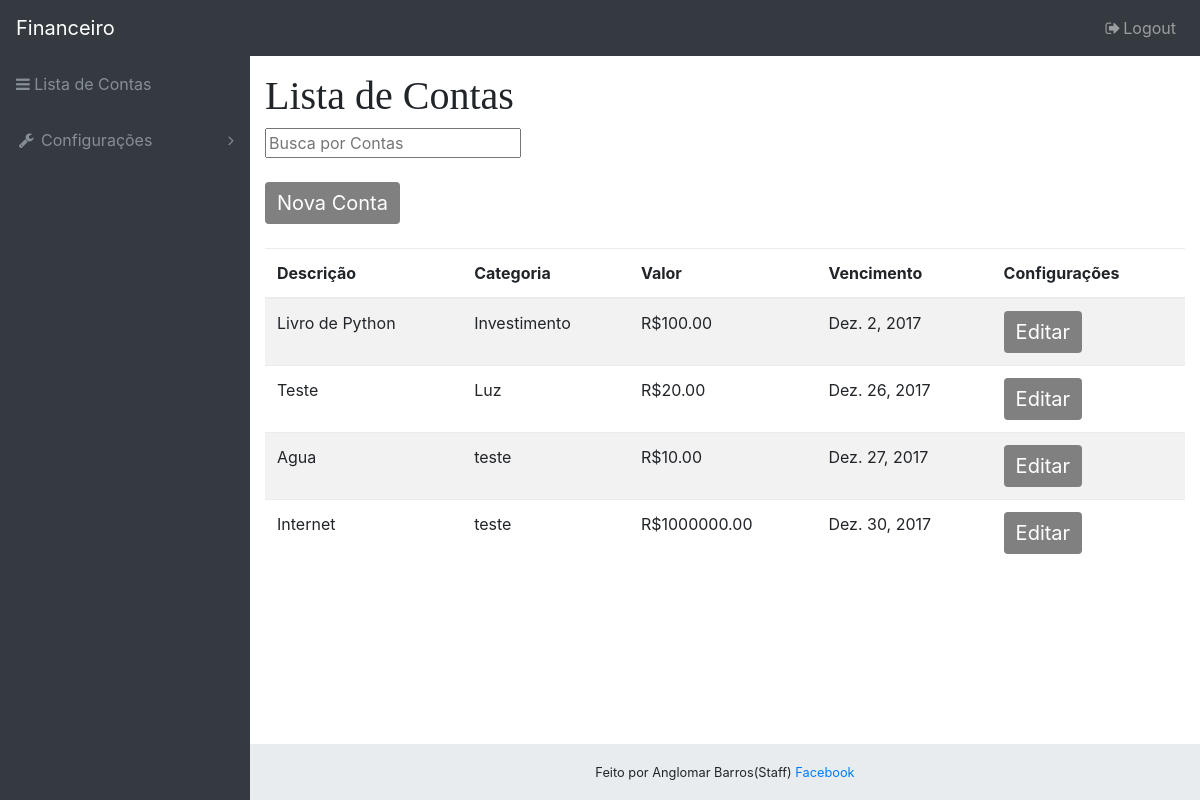
The app's page / (signed in), older data.
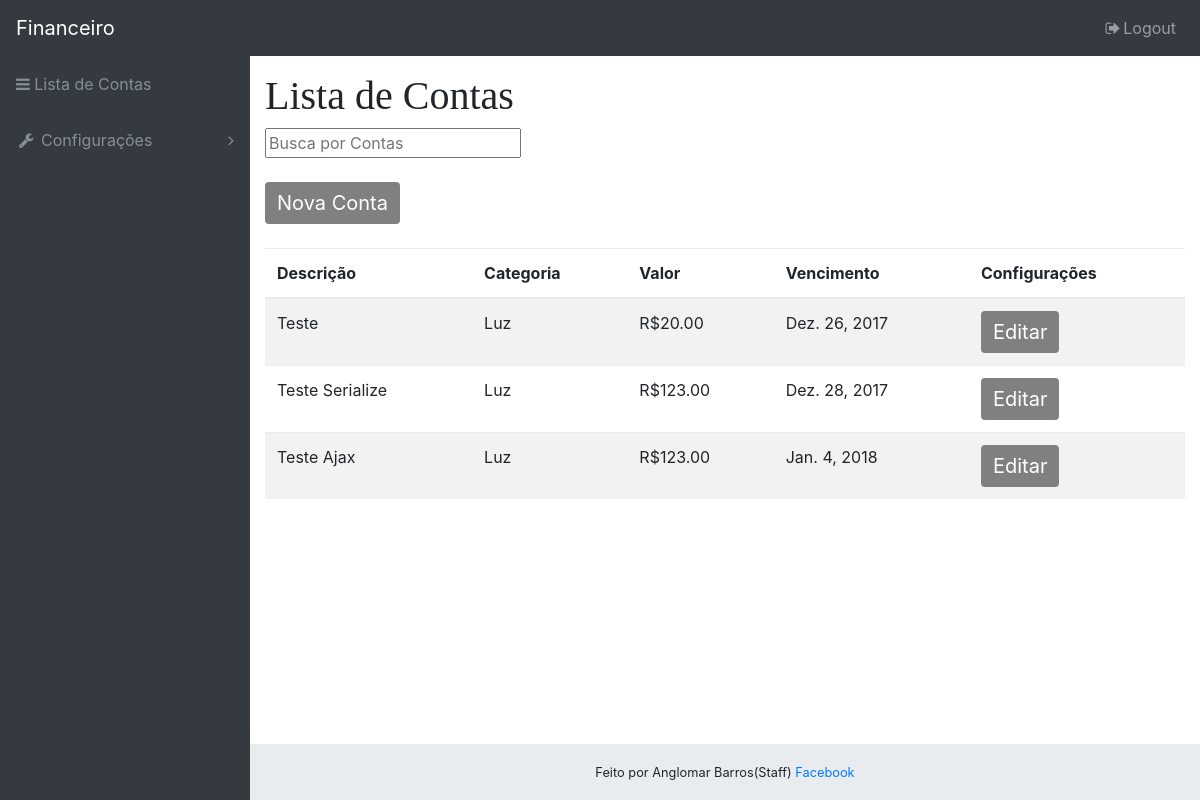
The same page, newer data.
### core/models/controle.py (models this page shows, shortened)
class Conta(models.Model):
    descricao = models.CharField("Descrição", max_length=100, blank=False)
    categoria = models.ForeignKey(Categoria, verbose_name="Categoria", blank=False)
    valor = models.DecimalField("Valor", max_digits=9, decimal_places=2, blank=False)
    vencimento = models.DateField("Vencimento", blank=False)

class Categoria(models.Model):
    nome = models.CharField("Nome", max_length=100, blank=False)
    ativa = models.BooleanField("Ativa", default=True)

### core/views/controle.py (the view)
# urls.py: url(r'^$',controle.inicio, name="inicio"),
@login_required
def inicio(request):
    dados = {}
    dados['lista_conta'] = Conta.objects.all()
    return render(request, 'core/lista_conta.html', dados)

### templates/core/lista_conta.html (shortened to what this page needs)
{% extends 'base.html' %}
{% block conteudo %}
    <h1>Lista de Contas</h1>
    <input type="text" id="buscaConta" onkeyup="myFunction()" placeholder="Busca por Contas" title="buscaConta"><br><br>
    <button class="btn btn-primary" id="toggleNavColor" data-toggle="modal" data-target="#novaConta">Nova Conta</button><br><br>
    <div class="table-responsive">
    <table class="table table-striped table-hover" id="Contas">
        <thead>
            <tr>
                <th>Descrição</th>
                <th>Categoria</th>
                <th>Valor</th>
                <th>Vencimento</th>
                <th>Configurações</th>
            </tr>
        </thead>
        <tbody>
        {% for c in lista_conta %}
            <tr>
                <td>{{ c.descricao }}</td>
                <td>{{ c.categoria.nome }}</td>
                <td>R${{ c.valor }}</td>
                <td>{{ c.vencimento }}</td>
                <td><a class="btn btn-primary" href="{% url 'dado_editado' c.id %}" id="toggleNavColor">Editar</a></td>
            </tr>
        {% endfor %}
        </tbody>
    </table>
    </div>
{% endblock %}

### templates/base.html (shortened to what this page needs)
{% load static %}
<!DOCTYPE html>
<html lang="en">
<head>
  <link href="{% static 'vendor/bootstrap/css/bootstrap.min.css'%}" rel="stylesheet">
  <link href="{% static 'vendor/font-awesome/css/font-awesome.min.css' %}" rel="stylesheet" type="text/css">
  <link href="{% static 'vendor/datatables/dataTables.bootstrap4.css' %}" rel="stylesheet">
  <link href="{% static 'css/sb-admin.css' %}" rel="stylesheet">
  <link href="{% static 'css/cssProjeto.css' %}" rel="stylesheet">
</head>
<body class="fixed-nav sticky-footer bg-dark" id="page-top">
  <nav class="navbar navbar-expand-lg navbar-dark bg-dark fixed-top" id="mainNav">
    <a class="navbar-brand" href="{% url 'inicio' %}">Financeiro</a>
    <div class="collapse navbar-collapse" id="navbarResponsive">
      <ul class="navbar-nav navbar-sidenav" id="exampleAccordion">
        <li class="nav-item" data-toggle="tooltip" data-placement="right" title="Dashboard">
          <a class="nav-link" href="{% url 'inicio' %}">
            <i class="fa fa-bars" aria-hidden="true"></i>
            <span class="nav-link-text">Lista de Contas</span>
          </a>
        </li>
        <li class="nav-item" data-toggle="tooltip" data-placement="right" title="Components">
          <a class="nav-link nav-link-collapse collapsed" data-toggle="collapse" href="#collapseComponents" data-parent="#exampleAccordion">
            <i class="fa fa-fw fa-wrench"></i>
            <span class="nav-link-text">Configurações</span>
          </a>
        </li>
      </ul>
      <ul class="navbar-nav ml-auto">
        <li class="nav-item">
          <a class="nav-link" data-toggle="modal" data-target="#exampleModal">
            <i class="fa fa-fw fa-sign-out"></i>Logout</a>
        </li>
      </ul>
    </div>
  </nav>
  <div class="content-wrapper">
    <div class="container-fluid">
        {% block conteudo %}
        {% endblock %}
    </div>
    <footer class="sticky-footer">
      <div class="container">
        <div class="text-center">
            <small>Feito por Anglomar Barros(Staff) <a href="https://www.facebook.com/anglomar.barros">Facebook </a>  </small></small>
        </div>
      </div>
    </footer>
  </div>
</body>
</html>

### static/css/sb-admin.css (style rules this page uses)
html { position: relative; min-height: 100%; }
body { overflow-x: hidden; }
body.sticky-footer { margin-bottom: 56px; }
body.sticky-footer .content-wrapper { min-height: calc(100vh - 56px - 56px); }
body.fixed-nav { padding-top: 56px; }
.content-wrapper { min-height: calc(100vh - 56px); padding-top: 1rem; }
#mainNav .navbar-collapse { overflow: auto; max-height: 75vh; }
#mainNav .navbar-collapse .navbar-nav .nav-item .nav-link { cursor: pointer; }
#mainNav .navbar-collapse .navbar-sidenav .nav-link-collapse:after { float: right; content: '\f107'; font-family: 'FontAwesome'; }
#mainNav .navbar-collapse .navbar-sidenav .nav-link-collapse.collapsed:after { content: '\f105'; }
@media (min-width: 992px) { #mainNav .navbar-brand { width: 250px; } }
@media (min-width: 992px) { #mainNav .navbar-collapse { overflow: visible; max-height: none; } }
@media (min-width: 992px) { #mainNav .navbar-collapse .navbar-sidenav { position: absolute; top: 0; left: 0; overflow-x: hidden; overflow-y: auto; -webkit-flex-direction: column; -ms-flex-direction: column; flex-direction: column; margin-top: 56px; } }
@media (min-width: 992px) { #mainNav .navbar-collapse .navbar-sidenav > .nav-item { width: 250px; padding: 0; } }
@media (min-width: 992px) { #mainNav .navbar-collapse .navbar-sidenav > .nav-item > .nav-link { padding: 1em; } }
@media (min-width: 992px) { #mainNav.fixed-top .navbar-sidenav { height: calc(100vh - 112px); } }
.content-wrapper { overflow-x: hidden; background: white; }
@media (min-width: 992px) { .content-wrapper { margin-left: 250px; } }
#mainNav.navbar-dark .navbar-collapse .navbar-sidenav .nav-link-collapse:after { color: #868e96; }
#mainNav.navbar-dark .navbar-collapse .navbar-sidenav > .nav-item > .nav-link { color: #868e96; }
@media (min-width: 992px) { #mainNav.navbar-dark .navbar-collapse .navbar-sidenav { background: #343a40; } }
footer.sticky-footer { position: absolute; right: 0; bottom: 0; width: 100%; height: 56px; background-color: #e9ecef; line-height: 55px; }
@media (min-width: 992px) { footer.sticky-footer { width: calc(100% - 250px); } }

### static/css/cssProjeto.css (style rules this page uses)
.btn-primary { background-color: gray ; font-size: 20px; border: gray; -webkit-transition-duration: 0.4s; transition-duration: 0.4s; }
h1 { font-family: "Times New Roman", Times,Serif; }

Row changes from the older to the newer data that the page shows:
removed Conta: descricao "Livro de Python", categoria.nome "Investimento", valor "100.00", vencimento "Dez. 2, 2017"
removed Conta: descricao "Agua", categoria.nome "teste", valor "10.00", vencimento "Dez. 27, 2017"
removed Conta: descricao "Internet", categoria.nome "teste", valor "1000000.00", vencimento "Dez. 30, 2017"
added Conta: descricao "Teste Serialize", categoria.nome "Luz", valor "123.00", vencimento "Dez. 28, 2017"
added Conta: descricao "Teste Ajax", categoria.nome "Luz", valor "123.00", vencimento "Jan. 4, 2018"
